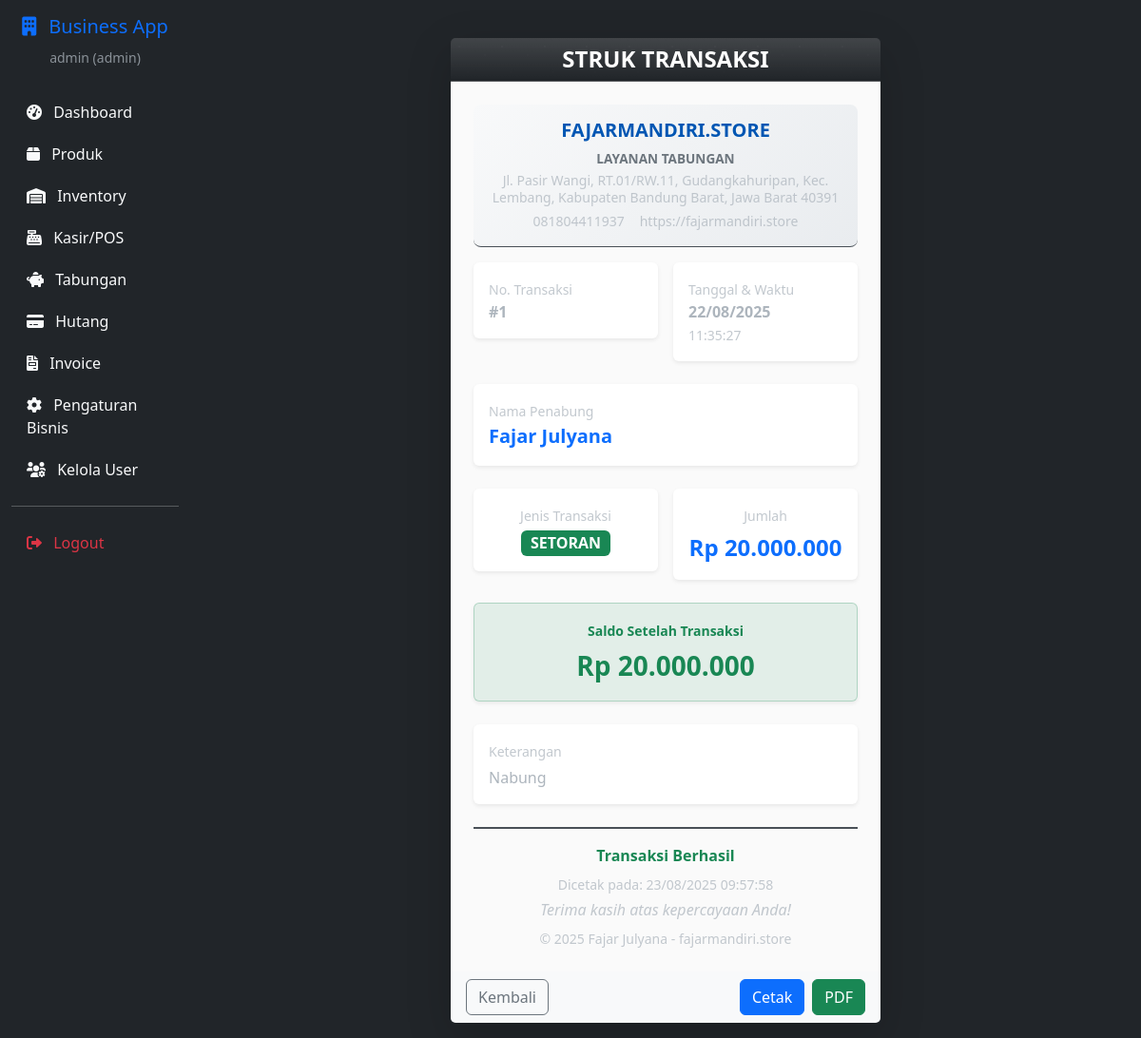
Screenshot of /savings/receipt/1 (signed in) with the database file from the repository.
### app.py (models this page shows, shortened)
class BusinessSettings(db.Model):
    __tablename__ = 'business_settings'
    id = db.Column(db.Integer, primary_key=True)
    business_name = db.Column(db.String(255), nullable=False, default='Business App by fajarmandiri.store')
    address = db.Column(db.Text)
    phone = db.Column(db.String(50))
    website = db.Column(db.String(255), default='fajarmandiri.store')
    copyright_text = db.Column(db.String(255), default='© 2025 Fajar Julyana - fajarmandiri.store')
    updated_at = db.Column(db.DateTime, default=datetime.utcnow, onupdate=datetime.utcnow)
    updated_by = db.Column(db.Integer, db.ForeignKey('users.id'))

class SavingsTransaction(db.Model):
    __tablename__ = 'savings_transactions'
    id = db.Column(db.Integer, primary_key=True)
    saver_id = db.Column(db.Integer, db.ForeignKey('savers.id'), nullable=False)
    date = db.Column(db.Date, nullable=False)
    amount = db.Column(db.Float, nullable=False)
    type = db.Column(db.String(20), nullable=False)  # 'deposit' or 'withdrawal'
    description = db.Column(db.Text)
    balance_after = db.Column(db.Float, nullable=False)
    created_at = db.Column(db.DateTime, default=datetime.utcnow)

class Saver(db.Model):
    __tablename__ = 'savers'
    id = db.Column(db.Integer, primary_key=True)
    name = db.Column(db.String(100), nullable=False, unique=True)
    phone = db.Column(db.String(20))
    address = db.Column(db.Text)
    created_at = db.Column(db.DateTime, default=datetime.utcnow)
    transactions = db.relationship('SavingsTransaction', backref='saver', lazy=True, cascade='all, delete-orphan')

### app.py (the view, shortened to what this page needs)
@app.route('/savings/receipt/<int:transaction_id>')
@login_required
def savings_receipt(transaction_id):
    transaction = SavingsTransaction.query.get_or_404(transaction_id)
    business = BusinessSettings.query.first()
    return render_template('savings/receipt.html',
                         transaction=transaction,
                         business=business,
                         format_currency=format_currency,
                         datetime=datetime)

### app.py (called while the page is built)
def format_currency(amount):
    try:
        if amount is None:
            return "Rp 0"
        return f"Rp {float(amount):,.0f}".replace(',', '.')
    except (ValueError, TypeError):
        return "Rp 0"

def login_required(f):
    from functools import wraps
    @wraps(f)
    def decorated_function(*args, **kwargs):
        if 'user_id' not in session:
            flash('Silakan login terlebih dahulu.', 'error')
            return redirect(url_for('login'))
        return f(*args, **kwargs)
    return decorated_function

@app.context_processor
def inject_common_functions():
    return {
        'format_currency': format_currency,
        'datetime': datetime,
        'timedelta': timedelta
    }

### templates/savings/receipt.html (shortened to what this page needs)
{% extends "base.html" %}
{% block content %}
<div class="container mt-4">
    <div class="row justify-content-center">
        <div class="col-lg-6 col-md-8">
            <div class="card shadow-lg border-0">
                <div class="card-header bg-gradient text-white text-center"
                     style="background: linear-gradient(135deg, #667eea 0%, #764ba2 100%);">
                    <h4 class="mb-0 fw-bold">
                         STRUK TRANSAKSI
                    </h4>
                </div>
                <div class="card-body p-4" id="receipt-content" style="background: #fafafa;">
                    <div class="text-center border-bottom pb-3 mb-3" style="background: linear-gradient(135deg, #f8f9fa 0%, #e9ecef 100%); padding: 15px; border-radius: 8px;">
                        {% if business %}
                            <h5 class="fw-bold text-primary mb-2" style="color: #0056b3 !important;">{{ business.business_name.upper() }}</h5>
                            <p class="small fw-semibold text-secondary mb-1" style="font-size: 0.85rem;">LAYANAN TABUNGAN</p>
                            {% if business.address %}
                                <p class="small text-muted mb-1" style="line-height: 1.3;">{{ business.address }}</p>
                            {% endif %}
                            <div class="d-flex justify-content-center gap-3 small text-muted">
                                {% if business.phone %}
                                    <span> {{ business.phone }}</span>
                                {% endif %}
                                {% if business.website %}
                                    <span> {{ business.website }}</span>
                                {% endif %}
                            </div>
                        {% endif %}
                    </div>
                    <div class="row g-3 mb-4">
                        <div class="col-6">
                            <div class="bg-white p-3 rounded shadow-sm">
                                <small class="text-muted">No. Transaksi</small>
                                <div class="fw-bold fs-6">#{{ transaction.id }}</div>
                            </div>
                        </div>
                        <div class="col-6">
                            <div class="bg-white p-3 rounded shadow-sm">
                                <small class="text-muted">Tanggal & Waktu</small>
                                <div class="fw-bold fs-6">{{ transaction.date.strftime('%d/%m/%Y') }}</div>
                                <small class="text-muted">{{ transaction.created_at.strftime('%H:%M:%S') }}</small>
                            </div>
                        </div>
                    </div>
                    <div class="bg-white p-3 rounded shadow-sm mb-4">
                        <small class="text-muted">Nama Penabung</small>
                        <div class="fw-bold fs-5 text-primary">
                             {{ transaction.saver.name }}
                        </div>
                    </div>
                    <div class="row g-3 mb-4">
                        <div class="col-6">
                            <div class="bg-white p-3 rounded shadow-sm text-center">
                                <small class="text-muted">Jenis Transaksi</small>
                                {% if transaction.type == 'deposit' %}
                                <div class="badge bg-success fs-6 fw-bold mt-1">
                                     SETORAN
                                </div>
                                {% else %}
                                <div class="badge bg-danger fs-6 fw-bold mt-1">
                                    <i class="bi bi-arrow-up-circle"></i> PENARIKAN
                                </div>
                                {% endif %}
                            </div>
                        </div>
                        <div class="col-6">
                            <div class="bg-white p-3 rounded shadow-sm text-center">
                                <small class="text-muted">Jumlah</small>
                                <div class="fs-4 fw-bold text-primary mt-1">
                                    {{ format_currency(transaction.amount) }}
                                </div>
                            </div>
                        </div>
                    </div>
                    <div class="bg-success bg-opacity-10 p-3 rounded shadow-sm mb-4 text-center border border-success border-opacity-25">
                        <small class="text-success fw-bold">Saldo Setelah Transaksi</small>
                        <div class="fs-3 fw-bold text-success mt-1">
                             {{ format_currency(transaction.balance_after) }}
                        </div>
                    </div>
                    {% if transaction.description %}
                    <div class="bg-white p-3 rounded shadow-sm mb-4">
                        <small class="text-muted">Keterangan</small>
                        <div class="mt-1">{{ transaction.description }}</div>
                    </div>
                    {% endif %}
                    <div class="text-center pt-3 border-top border-2">
                        <p class="mb-2 text-success fw-bold">
                             Transaksi Berhasil
                        </p>
                        <p class="mb-1 small text-muted">
                            Dicetak pada: {{ datetime.now().strftime('%d/%m/%Y %H:%M:%S') }}
                        </p>
                        <p class="text-muted fst-italic mb-2">
                             Terima kasih atas kepercayaan Anda!
                        </p>
                        {% if business.copyright_text %}
                        <p class="text-muted small mb-0">{{ business.copyright_text }}</p>
                        {% endif %}
                    </div>
                </div>
                <div class="card-footer bg-light border-0">
                    <div class="d-flex flex-wrap justify-content-between gap-2">
                        <a href="{{ url_for('savings') }}" class="btn btn-outline-secondary">
                             Kembali
                        </a>
                        <div class="d-flex gap-2">
                            <button onclick="window.print()" class="btn btn-primary">
                                 Cetak
                            </button>
                            <a href="{{ url_for('savings_receipt', transaction_id=transaction.id, format='pdf') }}"
                               class="btn btn-success">
                                 PDF
                            </a>
                        </div>
                    </div>
                </div>
            </div>
        </div>
    </div>
</div>
{% endblock %}

### templates/savings/receipt.html (style rules this page uses)
.bg-gradient { position: relative; overflow: hidden; }
.bg-gradient::before { content: ''; position: absolute; top: 0; left: 0; right: 0; bottom: 0; opacity: 0.3; }
.card-body .bg-white { transition: transform 0.2s ease; }

### rows the page displays
BusinessSettings: business_name "FAJARMANDIRI.STORE", address "Jl. Pasir Wangi, RT.01/RW.11, Gudangkahuripan, Kec. Lembang, Kabupaten Bandung Barat, Jawa Barat 40391", phone "081804411937", website "https://fajarmandiri.store", copyright_text "© 2025 Fajar Julyana - fajarmandiri.store"
SavingsTransaction: amount "Rp 20.000.000", balance_after "Rp 20.000.000"

### other values shown
{{ session.username }} "admin"
{{ session.user_role }} "admin"
